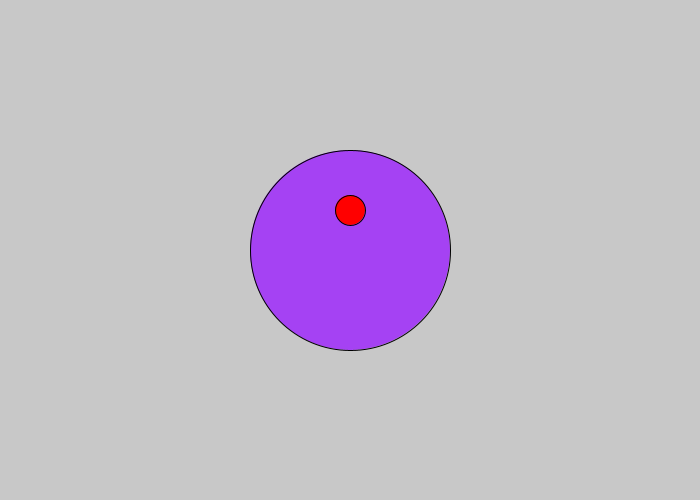
Frame 1 (no input)
Frame 60 (the mouse pressed at the canvas centre just before this capture): identical to frame 1, image omitted
Frame 120 (the mouse held since frame 60 and released just before this capture): identical to frame 1, image omitted

The Processing sketch that drew this single still picture (run headless with seeded random() and noise(); from frame 60 on, the mouse is pressed at the canvas centre):

// Processing sketch: classesinprocessing
// ── classesinprocessing.pde
public Character john;

public void setup() {
  size(700,500);
  john = new Character(width/2, height/2, 100);
}

public void draw() {
  background(200,200,200);
  
  john.display();
  
}

public void keyPressed() {
  switch (key) {
    case 'w':
      john.move(0);
      break;
    case 'a':
      john.move(3);
      break;
    case 's':
      john.move(2);
      break;
    case 'd':
      john.move(1);
      break;
  }
}

// ── character.pde
public class Character {
  public int x,y,r;
  public int cr, cg, cb; // colours
  
  public Character(int tempX, int tempY, int tempR) {
    x = tempX;
    y = tempY;
    r = tempR;
    
    //set colours
    cr = (int) random(256);
    cg = (int) random(256);
    cb = (int) random(256);
    
  }
  
  public void display() {
    fill(cr, cg, cb);
    circle(x,y,r*2); // circle takes x, y, extent (diameter)
    
    fill(255,0,0);
    circle(x, y-40,30);
  }
  
  public void move(int dir) {
    // 0 = up, 1 = right, 2 = down, 3 = left
    
    if (dir == 0) { 
      y = y - 1; //up - remember y is inverted scale
    }
    else if ( dir == 1) {
      x = x + 1; //right
    }
    else if (dir == 2) {
      y = y + 1; //down
    }
    else if (dir == 3) {
      x = x - 1; //left
    }
  }
  
}
